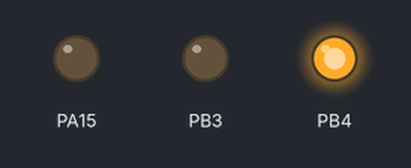
A sketch run on a simulated STM32 Blue Pill. Parts: output pins drawn as LEDs (lit = HIGH).

Above: at 0.5 s.
At 2.5 s:
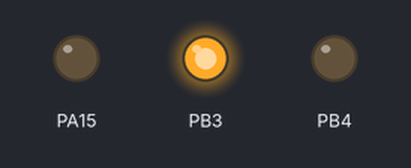
At 4.5 s:
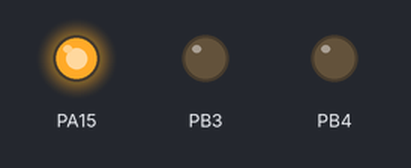
At 5.5 s:
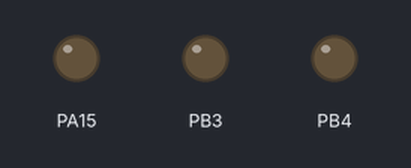
Timing chart, 0 to 7.8 s (numbered marks = the images above):
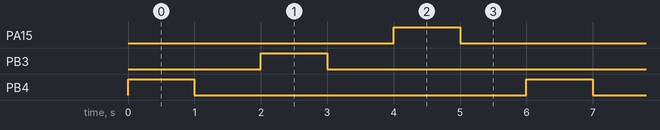

Measured:
- by itself, PA15, PB3, PB4: alternates HIGH for 1.0 s and LOW for 5.0 s
- by itself, everything shown: repeats every 6.0 s, in 6 steps

The sketch:

Relay_Module.ino
```cpp
#include <Wire.h>

// Pin Definitions
const int DIGI_Wheel = PB4;
const int DIGI_Arm = PB3;
const int DIGI_Collection = PA15;

// Relay Class
class Relay {
  private:
    int pin;

  public:
    Relay(int pin) : pin(pin) {
      pinMode(pin, OUTPUT);
      digitalWrite(pin, LOW);
    }

    void turnOn() {
      digitalWrite(pin, HIGH);
    }

    void turnOff() {
      digitalWrite(pin, LOW);
    }
};

// Relay Objects
Relay wheelRelay(DIGI_Wheel);
Relay armRelay(DIGI_Arm);
Relay collectionRelay(DIGI_Collection);

void setup() {

}

void loop() {


  wheelRelay.turnOn();
  delay(1000);


  wheelRelay.turnOff();
  delay(1000);


  armRelay.turnOn();
  delay(1000);


  armRelay.turnOff();
  delay(1000);


  collectionRelay.turnOn();
  delay(1000);


  collectionRelay.turnOff();
  delay(1000);
}
```
